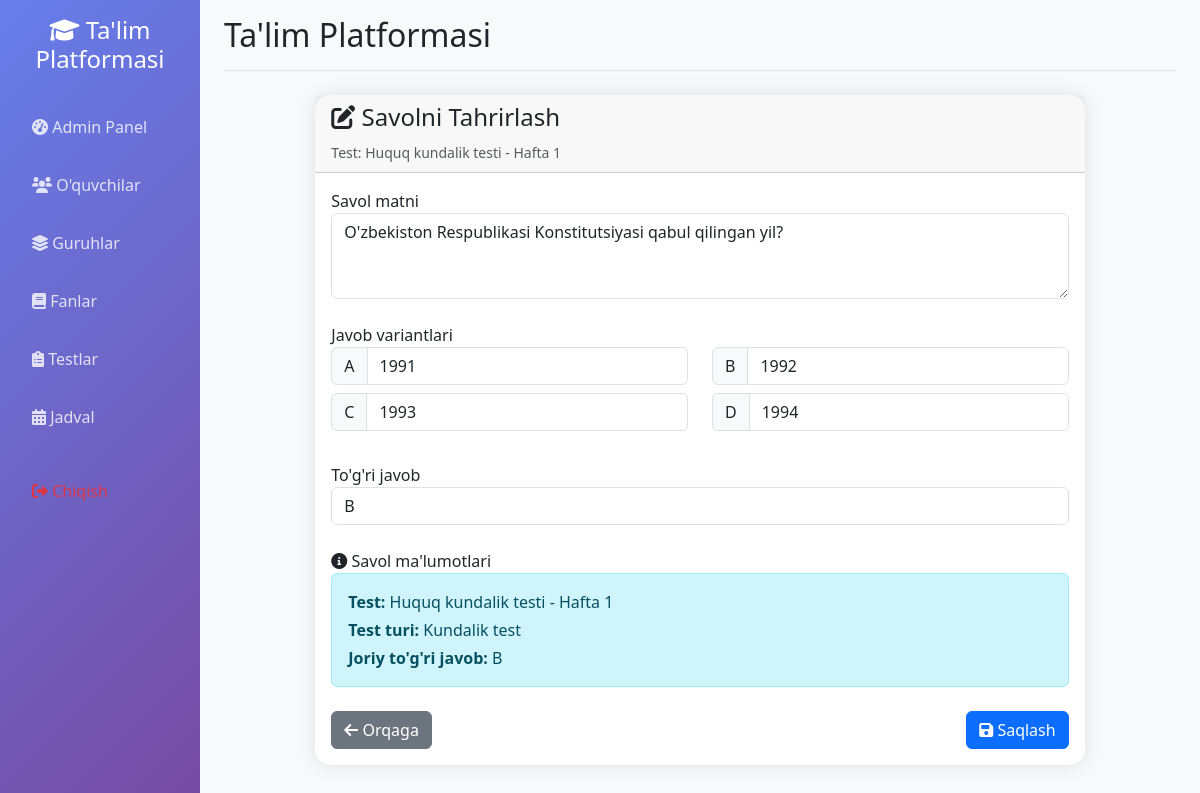
The page /admin/edit_question/1 (signed in) on the database its author committed.
### app.py (models this page shows)
class Test(db.Model):
    id = db.Column(db.Integer, primary_key=True)
    title = db.Column(db.String(200), nullable=False)
    subject_id = db.Column(db.Integer, db.ForeignKey('subject.id'), nullable=True)
    test_type = db.Column(db.String(20), nullable=False)  # 'daily', 'dtm', 'comprehensive'
    test_date = db.Column(db.Date, nullable=False)
    start_time = db.Column(db.Time, nullable=False)
    end_time = db.Column(db.Time, nullable=False)
    duration_minutes = db.Column(db.Integer, default=60)
    is_active = db.Column(db.Boolean, default=True)
    questions = db.relationship('Question', backref='test', lazy=True, cascade='all, delete-orphan')
    registrations = db.relationship('TestRegistration', backref='test', lazy=True)
    results = db.relationship('TestResult', backref='test', lazy=True)

class Question(db.Model):
    id = db.Column(db.Integer, primary_key=True)
    text = db.Column(db.Text, nullable=False)
    option_a = db.Column(db.String(500), nullable=False)
    option_b = db.Column(db.String(500), nullable=False)
    option_c = db.Column(db.String(500), nullable=False)
    option_d = db.Column(db.String(500), nullable=False)
    correct_answer = db.Column(db.String(1), nullable=False)
    test_id = db.Column(db.Integer, db.ForeignKey('test.id'), nullable=False)

### app.py (the view, shortened to what this page needs)
@app.route('/admin/edit_question/<int:question_id>', methods=['GET', 'POST'])
def admin_edit_question(question_id):
    if not session.get('logged_in', False) or not session.get('is_admin', False):
        return redirect(url_for('login'))
    question = Question.query.get_or_404(question_id)
    test = question.test
    return render_template('edit_question.html', question=question, test=test)

### app.py (called while the page is built, shortened)
@app.context_processor
def inject_user():
    class CurrentUser:
        def __init__(self):
            self.is_authenticated = session.get('logged_in', False)
            self.is_admin = session.get('is_admin', False)
            self.is_group_leader = session.get('is_group_leader', False)
            self.username = session.get('username', '')
            self.id = session.get('user_id', None)
    return dict(current_user=CurrentUser())

### templates/edit_question.html (shortened to what this page needs)
{% extends "base.html" %}
{% block content %}
<div class="container mt-4">
    <div class="row justify-content-center">
        <div class="col-md-10">
            <div class="card">
                <div class="card-header">
                    <h4><i class="fas fa-edit"></i> Savolni Tahrirlash</h4>
                    <small class="text-muted">Test: {{ test.title }}</small>
                </div>
                <div class="card-body">
                    <form method="POST">
                        <div class="form-group mb-4">
                            <label for="text">Savol matni</label>
                            <textarea class="form-control" id="text" name="text" rows="3" required>{{ question.text }}</textarea>
                        </div>
                        <div class="form-group mb-4">
                            <label>Javob variantlari</label>
                            <div class="row">
                                <div class="col-md-6">
                                    <div class="input-group mb-2">
                                        <span class="input-group-text">A</span>
                                        <input type="text" class="form-control" name="option_a" value="{{ question.option_a }}" required>
                                    </div>
                                </div>
                                <div class="col-md-6">
                                    <div class="input-group mb-2">
                                        <span class="input-group-text">B</span>
                                        <input type="text" class="form-control" name="option_b" value="{{ question.option_b }}" required>
                                    </div>
                                </div>
                                <div class="col-md-6">
                                    <div class="input-group mb-2">
                                        <span class="input-group-text">C</span>
                                        <input type="text" class="form-control" name="option_c" value="{{ question.option_c }}" required>
                                    </div>
                                </div>
                                <div class="col-md-6">
                                    <div class="input-group mb-2">
                                        <span class="input-group-text">D</span>
                                        <input type="text" class="form-control" name="option_d" value="{{ question.option_d }}" required>
                                    </div>
                                </div>
                            </div>
                        </div>
                        <div class="form-group mb-4">
                            <label for="correct_answer">To'g'ri javob</label>
                            <select class="form-control" id="correct_answer" name="correct_answer" required>
                                <option value="B" {% if question.correct_answer == 'B' %}selected{% endif %}>B</option>
                            </select>
                        </div>
                        <div class="form-group mb-4">
                            <label><i class="fas fa-info-circle"></i> Savol ma'lumotlari</label>
                            <div class="alert alert-info">
                                <p class="mb-1"><strong>Test:</strong> {{ test.title }}</p>
                                <p class="mb-1"><strong>Test turi:</strong>
                                    {% if test.test_type == 'daily' %}
                                        Kundalik test
                                    {% elif test.test_type == 'dtm' %}
                                        DTM test
                                    {% else %}
                                        Komprehensiv test
                                    {% endif %}
                                </p>
                                <p class="mb-0"><strong>Joriy to'g'ri javob:</strong> {{ question.correct_answer }}</p>
                            </div>
                        </div>
                        <div class="d-flex justify-content-between">
                            <a href="{{ url_for('admin_test_questions', test_id=test.id) }}" class="btn btn-secondary">
                                <i class="fas fa-arrow-left"></i> Orqaga
                            </a>
                            <button type="submit" class="btn btn-primary">
                                <i class="fas fa-save"></i> Saqlash
                            </button>
                        </div>
                    </form>
                </div>
            </div>
        </div>
    </div>
</div>
{% endblock %}

### templates/base.html (style rules this page uses)
.card { border: none; border-radius: 15px; box-shadow: 0 0 20px rgba(0,0,0,0.1); transition: transform 0.3s; }

### rows shown on the page
Test: title "Huquq kundalik testi - Hafta 1"
Question: text "O'zbekiston Respublikasi Konstitutsiyasi qabul qilingan yil?", option_a "1991", option_b "1992", option_c "1993", option_d "1994", correct_answer "B"
